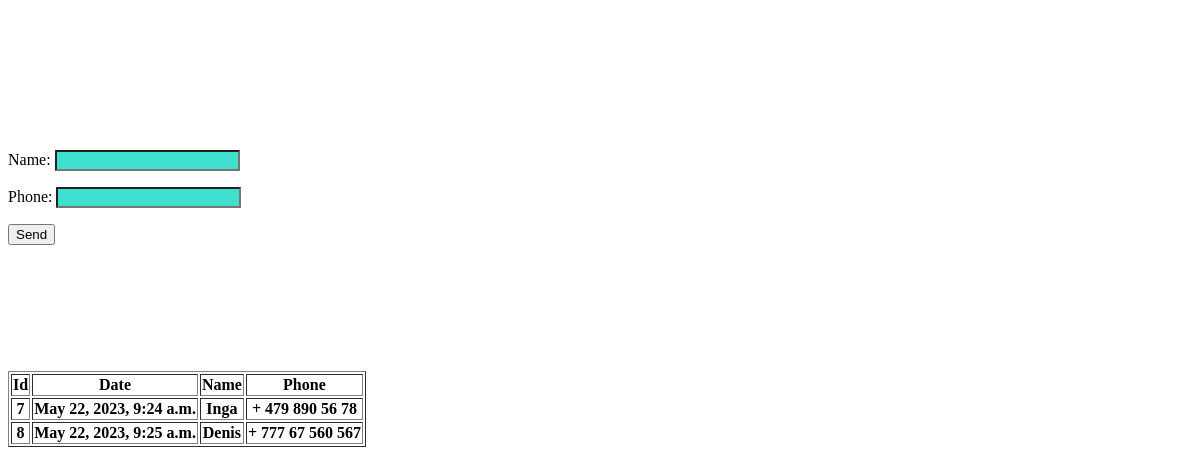
The app's page /, older data.
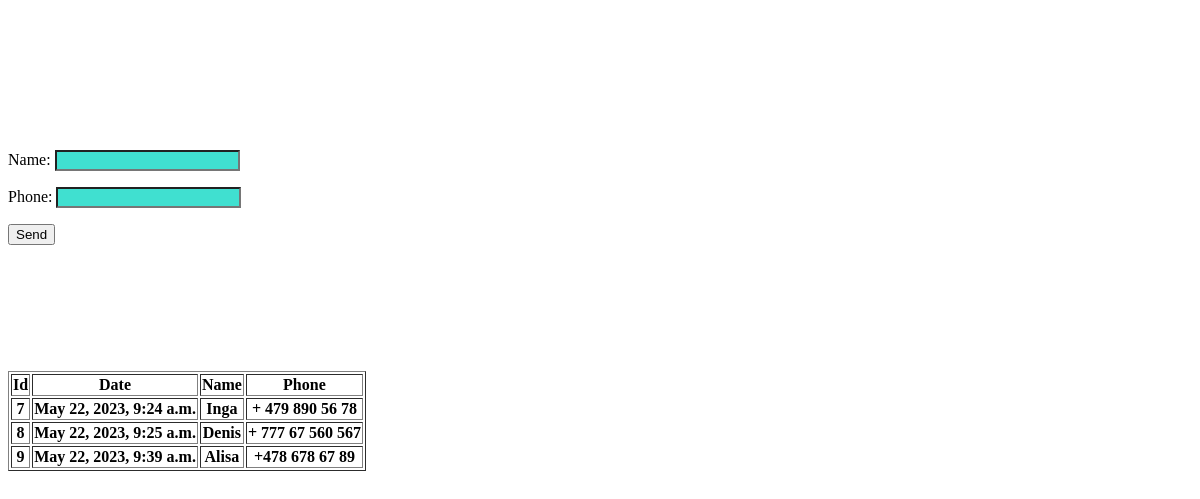
The same page, newer data.
### crm/models.py (models this page shows, shortened)
class Order(models.Model):
    order_dt = models.DateTimeField(auto_now=True)
    order_name = models.CharField(max_length=200, verbose_name='Name')
    order_phone = models.CharField(max_length=200, verbose_name='Phone')
    class Meta:
        verbose_name = 'order'
        verbose_name_plural = 'orders'

### crm/views.py (the view)
# urls.py: path("", views.first_page),
def first_page(request):
    object_list = Order.objects.all()
    form = OrderForm()
    return render(request, './index.html', {'object_list': object_list,
                                            'form': form})

### crm/forms.py
class OrderForm(forms.Form):
    name = forms.CharField(max_length=200, widget=forms.TextInput(attrs={'class': 'css_input'}))
    phone = forms.CharField(max_length=200, widget=forms.TextInput(attrs={'class': 'css_input'}))

### templates/index.html (shortened to what this page needs)
<!DOCTYPE html>
<html lang="en">
<head>
</head>
<body>
<br>
<br>
<br>
<br>
<br>
<br>
<br>
<form action="{% url 'thanks_page' %}" method="POST">
    {{ form.as_p }}
    <button type="submit">Send</button>
</form>
<br>
<br>
<br>
<br>
<br>
<br>
<br>
{% if object_list %}
<table border="1">
    <tr>
        <th>Id</th>
        <th>Date</th>
        <th>Name</th>
        <th>Phone</th>
    </tr>
{% for obj in object_list %}
    <tr>
        <th>{{ obj.id }}</th>
        <th>{{ obj.order_dt }}</th>
        <th>{{ obj.order_name }}</th>
        <th>{{ obj.order_phone }}</th>
    </tr>
{% endfor %}
</table>
{% else %}
<h2>Here is not data</h2>
{% endif %}
</body>
</html>

Row changes from the older to the newer data that the page shows:
added Order: id "9", order_dt "May 22, 2023, 9:39 a.m.", order_name "Alisa", order_phone "+478 678 67 89"
